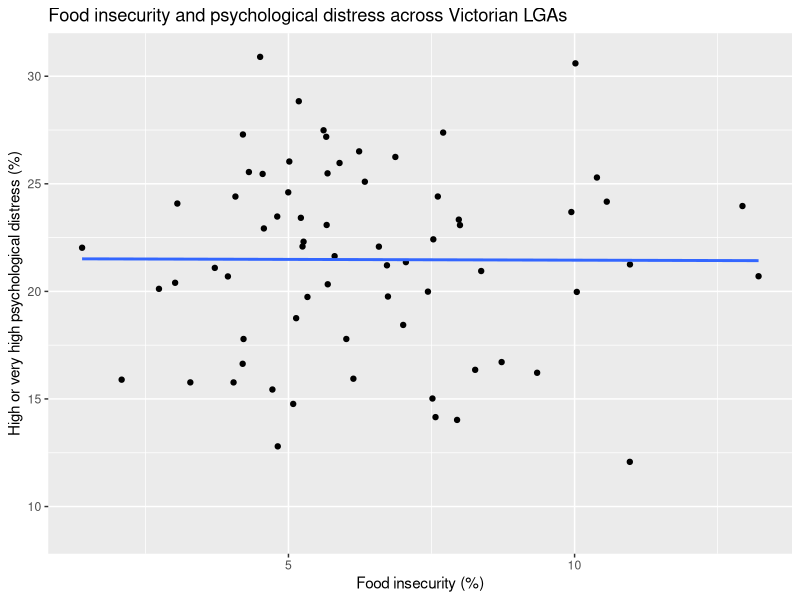
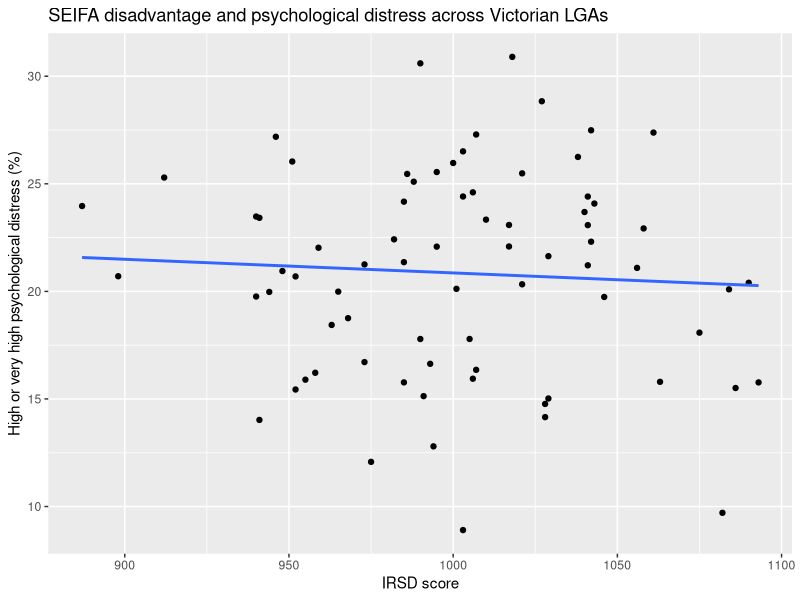
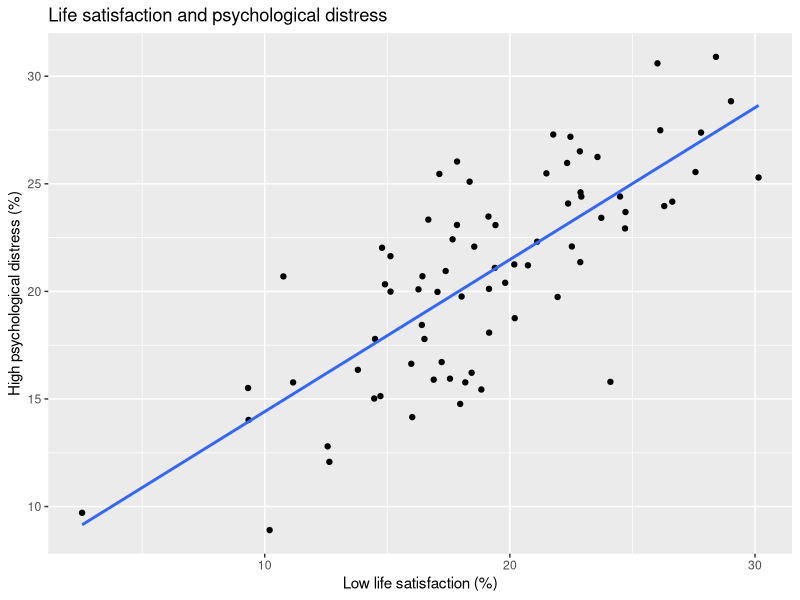
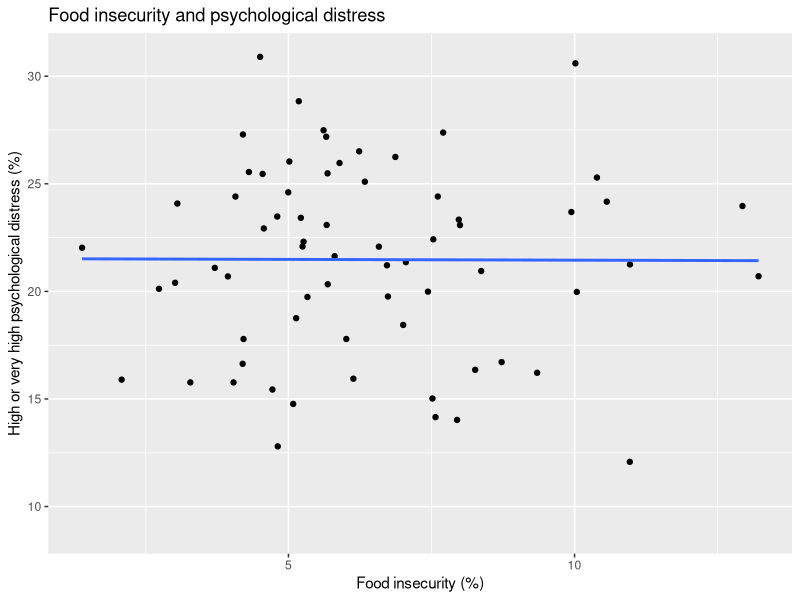
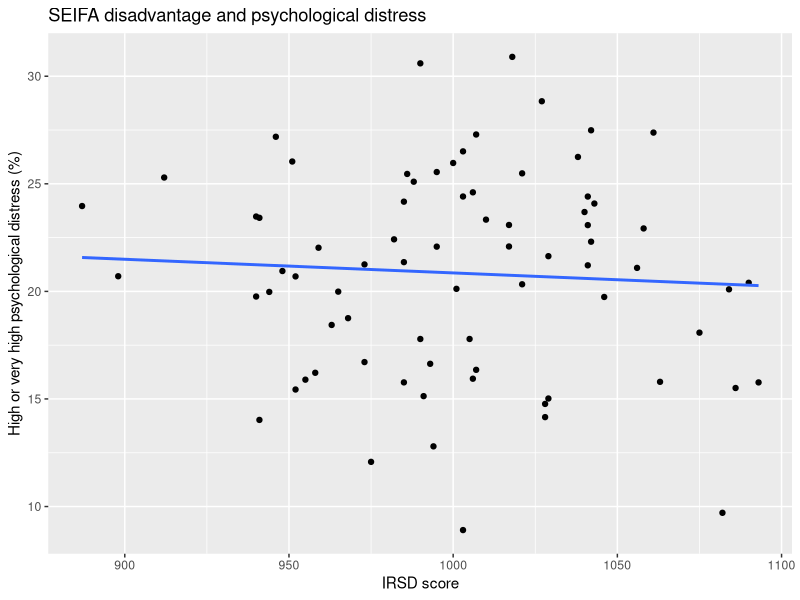

These figures' R source, in order:
## ---- chunk 1
library(tidyverse)
library(knitr)
library(scales)
## ---- chunk 2
analysis_data <- read_csv("processed_data/analysis_data.csv")

glimpse(analysis_data)
## ---- chunk 3
analysis_data %>%
  summarise(
    average_distress = mean(distress_pct, na.rm = TRUE),
    average_low_life_satisfaction = mean(life_satisfaction_pct, na.rm = TRUE),
    average_food_insecurity = mean(food_insecurity_pct, na.rm = TRUE),
    average_irsd = mean(irsd_score, na.rm = TRUE)
  )
## ---- chunk 4
analysis_data %>%
  arrange(desc(distress_pct)) %>%
  select(lga_name, distress_pct, food_insecurity_pct, irsd_score) %>%
  slice_head(n = 10) %>%
  kable(digits = 2)
## ---- chunk 5
ggplot(analysis_data, aes(x = food_insecurity_pct, y = distress_pct)) +
  geom_point() +
  geom_smooth(method = "lm", se = FALSE) +
  labs(
    title = "Food insecurity and psychological distress across Victorian LGAs",
    x = "Food insecurity (%)",
    y = "High or very high psychological distress (%)"
  )
## ---- chunk 6
ggplot(analysis_data, aes(x = irsd_score, y = distress_pct)) +
  geom_point() +
  geom_smooth(method = "lm", se = FALSE) +
  labs(
    title = "SEIFA disadvantage and psychological distress across Victorian LGAs",
    x = "IRSD score",
    y = "High or very high psychological distress (%)"
  )
## ---- chunk 7
cor.test(
  analysis_data$food_insecurity_pct,
  analysis_data$distress_pct
)
## ---- chunk 8
cor.test(
  analysis_data$irsd_score,
  analysis_data$distress_pct
)
## ---- chunk 9
dir.create("figures", showWarnings = FALSE)

food_plot <- ggplot(analysis_data, aes(x = food_insecurity_pct, y = distress_pct)) +
  geom_point() +
  geom_smooth(method = "lm", se = FALSE) +
  labs(
    title = "Food insecurity and psychological distress",
    x = "Food insecurity (%)",
    y = "High or very high psychological distress (%)"
  )

ggsave(
  "figures/food_insecurity_distress.png",
  food_plot,
  width = 7,
  height = 5
)

irsd_plot <- ggplot(analysis_data, aes(x = irsd_score, y = distress_pct)) +
  geom_point() +
  geom_smooth(method = "lm", se = FALSE) +
  labs(
    title = "SEIFA disadvantage and psychological distress",
    x = "IRSD score",
    y = "High or very high psychological distress (%)"
  )

ggsave(
  "figures/irsd_distress.png",
  irsd_plot,
  width = 7,
  height = 5
)
## ---- chunk 10
ggplot(
  analysis_data,
  aes(
    x = life_satisfaction_pct,
    y = distress_pct
  )
) +
  geom_point() +
  geom_smooth(method = "lm", se = FALSE) +
  labs(
    title = "Life satisfaction and psychological distress",
    x = "Low life satisfaction (%)",
    y = "High psychological distress (%)"
  )
## ---- chunk 11
cor.test(
  analysis_data$life_satisfaction_pct,
  analysis_data$distress_pct
)
